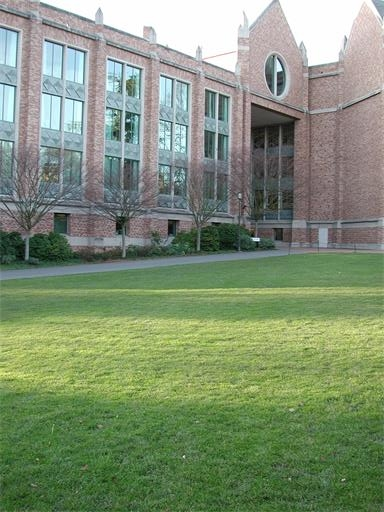
#> input picture 大三下学期/计算机视觉实践/平时作业与优秀范例/作业与个人实现/Lab7/CV07/1.JPG, 384 x 512 px, found by its file name
$ python example.py
#> lines starting #> are read from the running program, lines starting #| are printed output that depends on the picture; after the words box and inside, x2 and y2 are one past the last pixel; in counts of white or black regions, pixels touching at a corner belong together
import cv2
import numpy as np

answersGiven = [[0], [1], [2, 4], [0, 2], [3]]


# [56 lines left out: functions orderPoints, perspectiveTransform, invPerspectiveTransform, not called in this run]


# 获得轮廓并随机颜色显示每条轮廓
def findShowContours(imgCont, imgShow):
    contours, hier = cv2.findContours(imgCont, cv2.RETR_EXTERNAL, cv2.CHAIN_APPROX_SIMPLE)
    print('轮廓数量：', len(contours))

    imgContours = imgShow.copy()
    for i in range(len(contours)):
        cv2.drawContours(imgContours, contours, i,
                         (np.random.randint(0, 255), np.random.randint(0, 255), np.random.randint(0, 255)), 2)
    cv_show('Contours', imgContours)
    return contours


img = cv2.imread("Images/1.jpg")
#> img is the input picture: shape (512, 384, 3); mean B, G, R 116.2, 144.1, 127.8
cv2.imshow('Original Image', img)

imgGray = cv2.cvtColor(img, cv2.COLOR_BGR2GRAY)
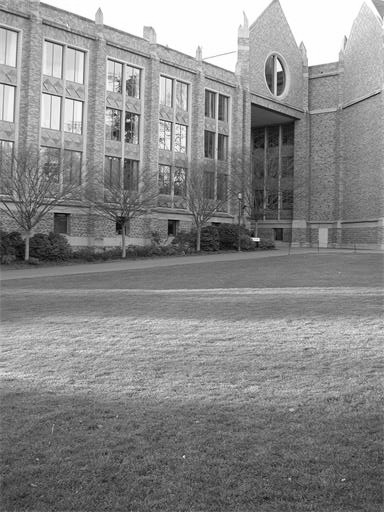
#> imgGray: shape (512, 384); min 1, max 255, mean 136
imgBlur = cv2.GaussianBlur(imgGray, (3, 3), 1)

# 阈值，得到答题卡区域
ret1, thresh1 = cv2.threshold(imgBlur, 180, 255, cv2.THRESH_BINARY)
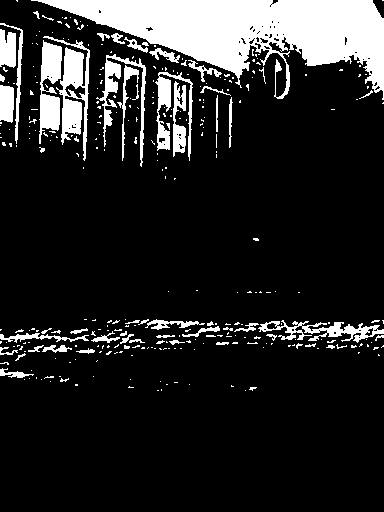
#> thresh1: shape (512, 384); 15.1% white; 324 white regions (271 under 20 px)
cv2.imshow('thresh1', thresh1)

contours = findShowContours(thresh1, img)
#> in findShowContours, `contours, hier = cv2.findContours(imgCont, cv2.RETR_EXTERNAL, cv2.CHAI..`: contours = 324 contours, 291 with area under 20; largest, box (x1, y1, x2, y2) and area: (31, 0, 384, 100) 15922, (43, 36, 90, 161) 1870, (39, 40, 62, 144) 1346, (258, 320, 384, 343) 892, (96, 54, 146, 167) 833
#| 轮廓数量： 324
#> after the loop in findShowContours, `for i in range(len(contours)):`:
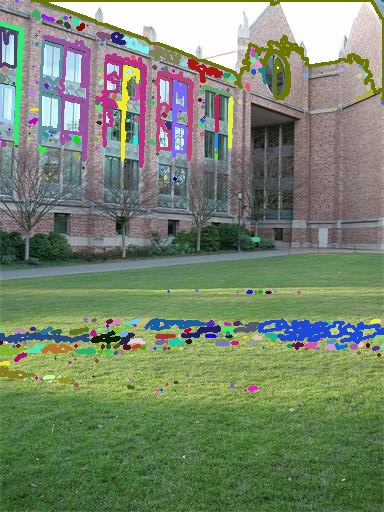
#> imgContours: shape (512, 384, 3); 11.61% of pixels changed, all inside (x1, y1, x2, y2) = (0, 0, 384, 392)
#> (the run stopped early here; a loop or call above may not have finished)

$ run again, with 大三下学期/计算机视觉实践/平时作业与优秀范例/作业与个人实现/Lab7/CV07/10.JPG copied over 大三下学期/计算机视觉实践/平时作业与优秀范例/作业与个人实现/Lab7/CV07/1.JPG
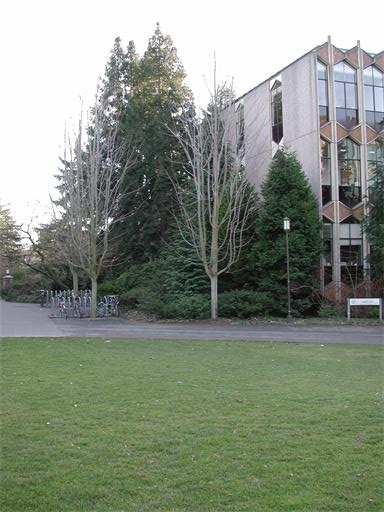
#> input picture 大三下学期/计算机视觉实践/平时作业与优秀范例/作业与个人实现/Lab7/CV07/10.JPG, 384 x 512 px, found by its file name
#> img is the input picture: shape (512, 384, 3); mean B, G, R 126.8, 141.1, 132.1
#> `ret1, thresh1 = cv2.threshold(imgBlur, 180, 255, cv2.THRESH_BINARY)`:
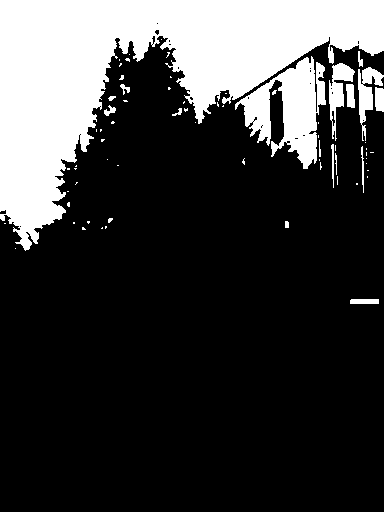
#> thresh1: shape (512, 384); 23.7% white; 70 white regions (53 under 20 px)
#> contours = 70 contours, 57 with area under 20; largest, box (x1, y1, x2, y2) and area: (0, 0, 384, 251) 38174, (235, 56, 326, 169) 4454, (329, 63, 355, 141) 704, (358, 67, 384, 141) 648, (375, 87, 384, 112) 175
#| 轮廓数量： 70
#> the loop in findShowContours, `for i in range(len(contours)):` made 70 passes
#> after the loop in findShowContours, `for i in range(len(contours)):`:
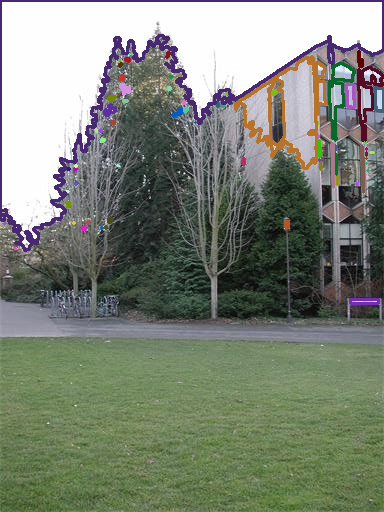
#> imgContours: shape (512, 384, 3); 5.78% of pixels changed, all inside (x1, y1, x2, y2) = (0, 0, 384, 305)
